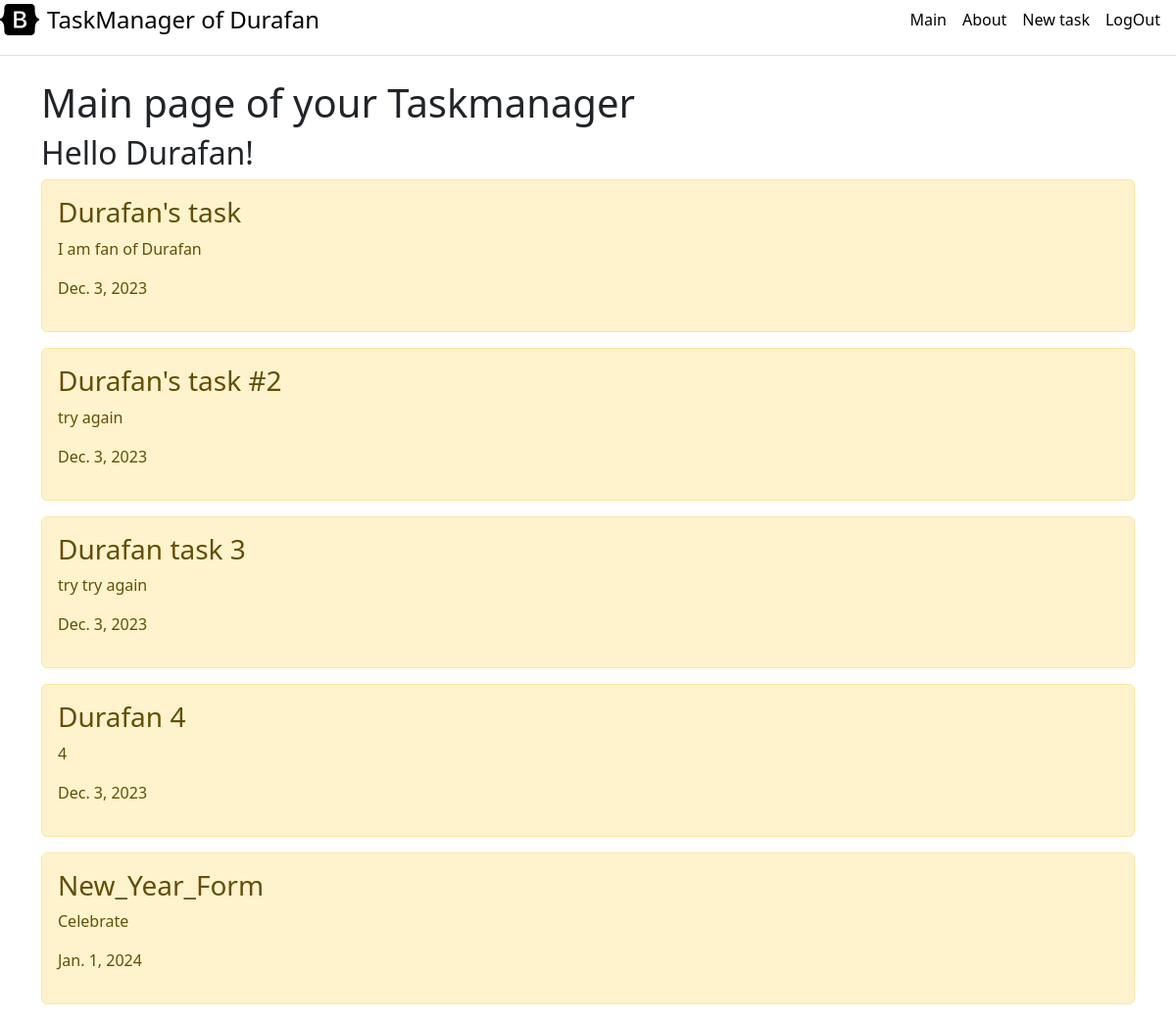
The page / (signed in) on the database as committed earlier.
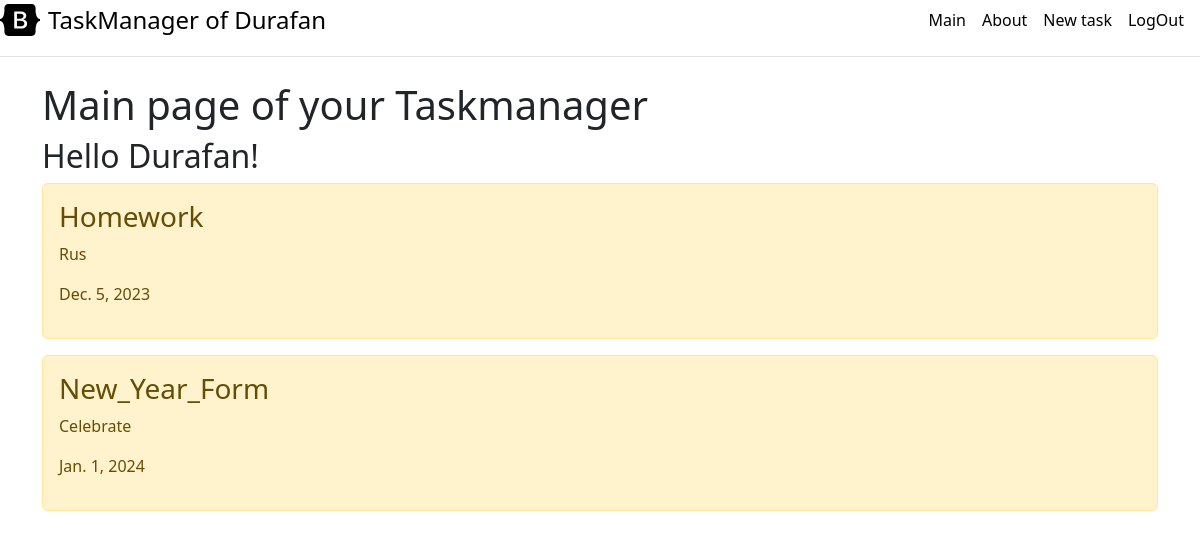
The same page on the database as committed later.
### main/models.py (models this page shows, shortened)
class Task(models.Model):
    master = models.ForeignKey(User, on_delete=models.CASCADE, default=1)
    title = models.CharField('Название', max_length=50)
    text = models.TextField('Описание')
    deadline = models.DateField('Дедлайн', default=timezone.now)
    class Meta:
        verbose_name = 'Задача'
        verbose_name_plural = 'Задачи'

### main/views.py (the view)
# urls.py: path('', views.index, name='home'),
def index(request):
    if not request.user.is_authenticated:
        return redirect('auth')
    tasks = Task.objects.filter(master=request.user)
    tasks = tasks.order_by('deadline')
    context = {
        'title': 'Главная страница сайта',
        'tasks': tasks,
        'user': request.user
    }
    return render(request, 'main/index.html', context)

### main/templates/main/index.html (shortened to what this page needs)
{% extends 'main/base.html' %}
{% block content %}
    <h1>Main page of your Taskmanager</h1>
    <h2>Hello {{ user.username }}!</h2>
    {% if tasks %}
        {% for el in tasks %}
            <div class="alert alert-warning mt-2">
                <h3>{{ el.title }}</h3>
                <p>{{ el.text }}</p>
                <p>{{ el.deadline }}</p>
            </div>
        {% endfor %}
    {% else %}
        <p>У нас нет записей</p>
    {% endif %}
{% endblock %}

### main/templates/main/base.html (shortened to what this page needs)
<!DOCTYPE html>
<html lang="en">
<head>
    <link rel="stylesheet" href="https://cdn.jsdelivr.net/npm/bootstrap@5.3.2/dist/css/bootstrap.min.css">
</head>
<body>
    <div class="d-flex flex-column flex-md-row align-items-center pb-3 mb-4 border-bottom">
      <a href="/" class="d-flex align-items-center link-body-emphasis text-decoration-none">
        {% if user.username %}
          <span class="fs-4">TaskManager of {{ user.username }}</span>
          {% else %}
          <span class="fs-4">TaskManager</span>
          {% endif %}
      </a>
      <nav class="d-inline-flex mt-2 mt-md-0 ms-md-auto">
        <a class="me-3 py-2 link-body-emphasis text-decoration-none" href="{% url 'home' %}">Main</a>
        <a class="me-3 py-2 link-body-emphasis text-decoration-none" href="{% url 'about' %}">About</a>
          <a class="me-3 py-2 link-body-emphasis text-decoration-none" href="{% url 'create' %}">New task</a>
          {% if user.username %}
            <a class="me-3 py-2 link-body-emphasis text-decoration-none" href="{% url 'logout_func' %}">LogOut</a>
          {% else %}
            <a class="me-3 py-2 link-body-emphasis text-decoration-none" href="{% url 'auth' %}">LogIn</a>
          {% endif %}
      </nav>
    </div>
    <div class="container">
        {% block content %}{% endblock %}
    </div>
</body>
</html>

Rows that differ between the two databases and show on the page:
removed Task: title "Durafan's task", text "I am fan of Durafan", deadline "Dec. 3, 2023"
removed Task: title "Durafan's task #2", text "try again", deadline "Dec. 3, 2023"
removed Task: title "Durafan task 3", text "try try again", deadline "Dec. 3, 2023"
removed Task: title "Durafan 4", text "4", deadline "Dec. 3, 2023"
added Task: title "Homework", text "Rus", deadline "Dec. 5, 2023"
